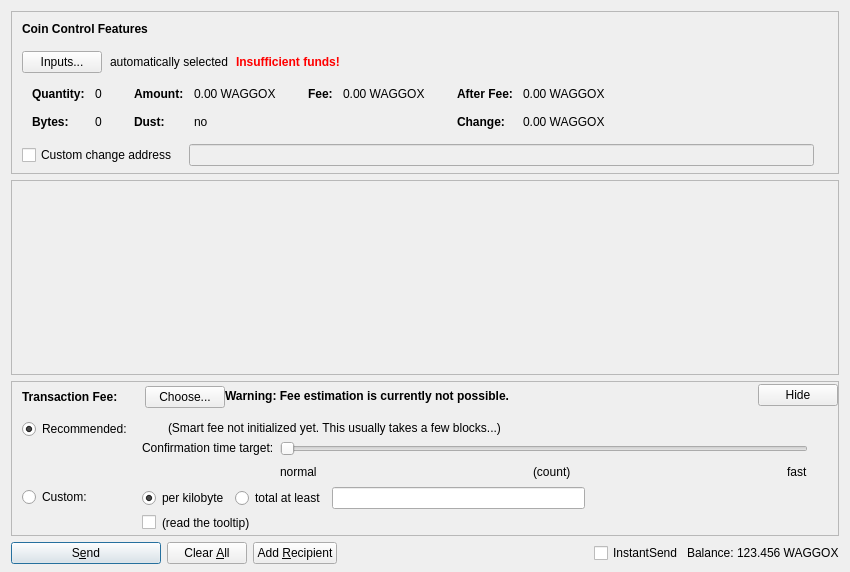
<?xml version="1.0" encoding="UTF-8"?>
<ui version="4.0">
 <class>SendCoinsDialog</class>
 <widget class="QDialog" name="SendCoinsDialog">
  <property name="geometry">
   <rect>
    <x>0</x>
    <y>0</y>
    <width>850</width>
    <height>572</height>
   </rect>
  </property>
  <property name="windowTitle">
   <string>Send Coins</string>
  </property>
  <layout class="QVBoxLayout" name="verticalLayout" stretch="0,1,0,0">
   <property name="bottomMargin">
    <number>8</number>
   </property>
   <item>
    <widget class="QFrame" name="frameCoinControl">
     <property name="sizePolicy">
      <sizepolicy hsizetype="Expanding" vsizetype="Expanding">
       <horstretch>0</horstretch>
       <verstretch>0</verstretch>
      </sizepolicy>
     </property>
     <property name="maximumSize">
      <size>
       <width>16777215</width>
       <height>16777215</height>
      </size>
     </property>
     <property name="frameShape">
      <enum>QFrame::StyledPanel</enum>
     </property>
     <property name="frameShadow">
      <enum>QFrame::Sunken</enum>
     </property>
     <layout class="QVBoxLayout" name="verticalLayoutCoinControl2">
      <property name="spacing">
       <number>0</number>
      </property>
      <property name="leftMargin">
       <number>0</number>
      </property>
      <property name="topMargin">
       <number>0</number>
      </property>
      <property name="rightMargin">
       <number>0</number>
      </property>
      <property name="bottomMargin">
       <number>6</number>
      </property>
      <item>
       <layout class="QVBoxLayout" name="verticalLayoutCoinControl" stretch="0,0,0,0,1">
        <property name="spacing">
         <number>0</number>
        </property>
        <property name="leftMargin">
         <number>10</number>
        </property>
        <property name="topMargin">
         <number>10</number>
        </property>
        <item>
         <layout class="QHBoxLayout" name="horizontalLayoutCoinControl1">
          <property name="bottomMargin">
           <number>15</number>
          </property>
          <item>
           <widget class="QLabel" name="labelCoinControlFeatures">
            <property name="sizePolicy">
             <sizepolicy hsizetype="Preferred" vsizetype="Maximum">
              <horstretch>0</horstretch>
              <verstretch>0</verstretch>
             </sizepolicy>
            </property>
            <property name="font">
             <font>
              <weight>75</weight>
              <bold>true</bold>
             </font>
            </property>
            <property name="styleSheet">
             <string notr="true">font-weight:bold;</string>
            </property>
            <property name="text">
             <string>Coin Control Features</string>
            </property>
           </widget>
          </item>
         </layout>
        </item>
        <item>
         <layout class="QHBoxLayout" name="horizontalLayoutCoinControl2" stretch="0,0,0,0">
          <property name="spacing">
           <number>8</number>
          </property>
          <property name="bottomMargin">
           <number>10</number>
          </property>
          <item>
           <widget class="QPushButton" name="pushButtonCoinControl">
            <property name="styleSheet">
             <string notr="true"/>
            </property>
            <property name="text">
             <string>Inputs...</string>
            </property>
            <property name="autoDefault">
             <bool>false</bool>
            </property>
           </widget>
          </item>
          <item>
           <widget class="QLabel" name="labelCoinControlAutomaticallySelected">
            <property name="text">
             <string>automatically selected</string>
            </property>
            <property name="margin">
             <number>5</number>
            </property>
           </widget>
          </item>
          <item>
           <widget class="QLabel" name="labelCoinControlInsuffFunds">
            <property name="font">
             <font>
              <weight>75</weight>
              <bold>true</bold>
             </font>
            </property>
            <property name="styleSheet">
             <string notr="true">color:red;font-weight:bold;</string>
            </property>
            <property name="text">
             <string>Insufficient funds!</string>
            </property>
            <property name="margin">
             <number>5</number>
            </property>
           </widget>
          </item>
          <item>
           <spacer name="horizontalSpacerCoinControl">
            <property name="orientation">
             <enum>Qt::Horizontal</enum>
            </property>
            <property name="sizeHint" stdset="0">
             <size>
              <width>40</width>
              <height>1</height>
             </size>
            </property>
           </spacer>
          </item>
         </layout>
        </item>
        <item>
         <widget class="QWidget" name="widgetCoinControl" native="true">
          <property name="sizePolicy">
           <sizepolicy hsizetype="Preferred" vsizetype="Preferred">
            <horstretch>0</horstretch>
            <verstretch>0</verstretch>
           </sizepolicy>
          </property>
          <property name="minimumSize">
           <size>
            <width>0</width>
            <height>0</height>
           </size>
          </property>
          <property name="styleSheet">
           <string notr="true"/>
          </property>
          <layout class="QHBoxLayout" name="horizontalLayoutCoinControl5">
           <property name="leftMargin">
            <number>0</number>
           </property>
           <property name="topMargin">
            <number>0</number>
           </property>
           <property name="rightMargin">
            <number>0</number>
           </property>
           <property name="bottomMargin">
            <number>0</number>
           </property>
           <item>
            <layout class="QHBoxLayout" name="horizontalLayoutCoinControl3" stretch="0,0,0,1">
             <property name="spacing">
              <number>20</number>
             </property>
             <property name="topMargin">
              <number>0</number>
             </property>
             <property name="bottomMargin">
              <number>10</number>
             </property>
             <item>
              <layout class="QFormLayout" name="formLayoutCoinControl1">
               <property name="horizontalSpacing">
                <number>10</number>
               </property>
               <property name="verticalSpacing">
                <number>14</number>
               </property>
               <property name="leftMargin">
                <number>10</number>
               </property>
               <property name="topMargin">
                <number>4</number>
               </property>
               <property name="rightMargin">
                <number>6</number>
               </property>
               <item row="0" column="0">
                <widget class="QLabel" name="labelCoinControlQuantityText">
                 <property name="font">
                  <font>
                   <weight>75</weight>
                   <bold>true</bold>
                  </font>
                 </property>
                 <property name="text">
                  <string>Quantity:</string>
                 </property>
                 <property name="margin">
                  <number>0</number>
                 </property>
                </widget>
               </item>
               <item row="0" column="1">
                <widget class="QLabel" name="labelCoinControlQuantity">
                 <property name="cursor">
                  <cursorShape>IBeamCursor</cursorShape>
                 </property>
                 <property name="contextMenuPolicy">
                  <enum>Qt::ActionsContextMenu</enum>
                 </property>
                 <property name="text">
                  <string notr="true">0</string>
                 </property>
                 <property name="margin">
                  <number>0</number>
                 </property>
                 <property name="textInteractionFlags">
                  <set>Qt::LinksAccessibleByMouse|Qt::TextSelectableByKeyboard|Qt::TextSelectableByMouse</set>
                 </property>
                </widget>
               </item>
               <item row="1" column="0">
                <widget class="QLabel" name="labelCoinControlBytesText">
                 <property name="font">
                  <font>
                   <weight>75</weight>
                   <bold>true</bold>
                  </font>
                 </property>
                 <property name="text">
                  <string>Bytes:</string>
                 </property>
                </widget>
               </item>
               <item row="1" column="1">
                <widget class="QLabel" name="labelCoinControlBytes">
                 <property name="cursor">
                  <cursorShape>IBeamCursor</cursorShape>
                 </property>
                 <property name="contextMenuPolicy">
                  <enum>Qt::ActionsContextMenu</enum>
                 </property>
                 <property name="text">
                  <string notr="true">0</string>
                 </property>
                 <property name="textInteractionFlags">
                  <set>Qt::LinksAccessibleByMouse|Qt::TextSelectableByKeyboard|Qt::TextSelectableByMouse</set>
                 </property>
                </widget>
               </item>
              </layout>
             </item>
             <item>
              <layout class="QFormLayout" name="formLayoutCoinControl2">
               <property name="horizontalSpacing">
                <number>10</number>
               </property>
               <property name="verticalSpacing">
                <number>14</number>
               </property>
               <property name="leftMargin">
                <number>6</number>
               </property>
               <property name="topMargin">
                <number>4</number>
               </property>
               <property name="rightMargin">
                <number>6</number>
               </property>
               <item row="0" column="0">
                <widget class="QLabel" name="labelCoinControlAmountText">
                 <property name="font">
                  <font>
                   <weight>75</weight>
                   <bold>true</bold>
                  </font>
                 </property>
                 <property name="text">
                  <string>Amount:</string>
                 </property>
                 <property name="margin">
                  <number>0</number>
                 </property>
                </widget>
               </item>
               <item row="0" column="1">
                <widget class="QLabel" name="labelCoinControlAmount">
                 <property name="cursor">
                  <cursorShape>IBeamCursor</cursorShape>
                 </property>
                 <property name="contextMenuPolicy">
                  <enum>Qt::ActionsContextMenu</enum>
                 </property>
                 <property name="text">
                  <string notr="true">0.00 WAGGOX</string>
                 </property>
                 <property name="textInteractionFlags">
                  <set>Qt::LinksAccessibleByMouse|Qt::TextSelectableByKeyboard|Qt::TextSelectableByMouse</set>
                 </property>
                </widget>
               </item>
               <item row="1" column="0">
                <widget class="QLabel" name="labelCoinControlLowOutputText">
                 <property name="font">
                  <font>
                   <weight>75</weight>
                   <bold>true</bold>
                  </font>
                 </property>
                 <property name="text">
                  <string>Dust:</string>
                 </property>
                </widget>
               </item>
               <item row="1" column="1">
                <widget class="QLabel" name="labelCoinControlLowOutput">
                 <property name="cursor">
                  <cursorShape>IBeamCursor</cursorShape>
                 </property>
                 <property name="contextMenuPolicy">
                  <enum>Qt::ActionsContextMenu</enum>
                 </property>
                 <property name="text">
                  <string notr="true">no</string>
                 </property>
                 <property name="textInteractionFlags">
                  <set>Qt::LinksAccessibleByMouse|Qt::TextSelectableByKeyboard|Qt::TextSelectableByMouse</set>
                 </property>
                </widget>
               </item>
              </layout>
             </item>
             <item>
              <layout class="QFormLayout" name="formLayoutCoinControl3">
               <property name="horizontalSpacing">
                <number>10</number>
               </property>
               <property name="verticalSpacing">
                <number>14</number>
               </property>
               <property name="leftMargin">
                <number>6</number>
               </property>
               <property name="topMargin">
                <number>4</number>
               </property>
               <property name="rightMargin">
                <number>6</number>
               </property>
               <item row="0" column="0">
                <widget class="QLabel" name="labelCoinControlFeeText">
                 <property name="font">
                  <font>
                   <weight>75</weight>
                   <bold>true</bold>
                  </font>
                 </property>
                 <property name="text">
                  <string>Fee:</string>
                 </property>
                 <property name="margin">
                  <number>0</number>
                 </property>
                </widget>
               </item>
               <item row="0" column="1">
                <widget class="QLabel" name="labelCoinControlFee">
                 <property name="cursor">
                  <cursorShape>IBeamCursor</cursorShape>
                 </property>
                 <property name="contextMenuPolicy">
                  <enum>Qt::ActionsContextMenu</enum>
                 </property>
                 <property name="text">
                  <string notr="true">0.00 WAGGOX</string>
                 </property>
                 <property name="textInteractionFlags">
                  <set>Qt::LinksAccessibleByMouse|Qt::TextSelectableByKeyboard|Qt::TextSelectableByMouse</set>
                 </property>
                </widget>
               </item>
              </layout>
             </item>
             <item>
              <layout class="QFormLayout" name="formLayoutCoinControl4">
               <property name="horizontalSpacing">
                <number>10</number>
               </property>
               <property name="verticalSpacing">
                <number>14</number>
               </property>
               <property name="leftMargin">
                <number>6</number>
               </property>
               <property name="topMargin">
                <number>4</number>
               </property>
               <property name="rightMargin">
                <number>6</number>
               </property>
               <item row="0" column="0">
                <widget class="QLabel" name="labelCoinControlAfterFeeText">
                 <property name="font">
                  <font>
                   <weight>75</weight>
                   <bold>true</bold>
                  </font>
                 </property>
                 <property name="text">
                  <string>After Fee:</string>
                 </property>
                 <property name="margin">
                  <number>0</number>
                 </property>
                </widget>
               </item>
               <item row="0" column="1">
                <widget class="QLabel" name="labelCoinControlAfterFee">
                 <property name="cursor">
                  <cursorShape>IBeamCursor</cursorShape>
                 </property>
                 <property name="contextMenuPolicy">
                  <enum>Qt::ActionsContextMenu</enum>
                 </property>
                 <property name="text">
                  <string notr="true">0.00 WAGGOX</string>
                 </property>
                 <property name="textInteractionFlags">
                  <set>Qt::LinksAccessibleByMouse|Qt::TextSelectableByKeyboard|Qt::TextSelectableByMouse</set>
                 </property>
                </widget>
               </item>
               <item row="1" column="0">
                <widget class="QLabel" name="labelCoinControlChangeText">
                 <property name="font">
                  <font>
                   <weight>75</weight>
                   <bold>true</bold>
                  </font>
                 </property>
                 <property name="text">
                  <string>Change:</string>
                 </property>
                </widget>
               </item>
               <item row="1" column="1">
                <widget class="QLabel" name="labelCoinControlChange">
                 <property name="cursor">
                  <cursorShape>IBeamCursor</cursorShape>
                 </property>
                 <property name="contextMenuPolicy">
                  <enum>Qt::ActionsContextMenu</enum>
                 </property>
                 <property name="text">
                  <string notr="true">0.00 WAGGOX</string>
                 </property>
                 <property name="textInteractionFlags">
                  <set>Qt::LinksAccessibleByMouse|Qt::TextSelectableByKeyboard|Qt::TextSelectableByMouse</set>
                 </property>
                </widget>
               </item>
              </layout>
             </item>
            </layout>
           </item>
          </layout>
         </widget>
        </item>
        <item>
         <layout class="QHBoxLayout" name="horizontalLayoutCoinControl4" stretch="0,0,0">
          <property name="spacing">
           <number>12</number>
          </property>
          <property name="sizeConstraint">
           <enum>QLayout::SetDefaultConstraint</enum>
          </property>
          <property name="topMargin">
           <number>5</number>
          </property>
          <property name="rightMargin">
           <number>5</number>
          </property>
          <item>
           <widget class="QCheckBox" name="checkBoxCoinControlChange">
            <property name="toolTip">
             <string>If this is activated, but the change address is empty or invalid, change will be sent to a newly generated address.</string>
            </property>
            <property name="text">
             <string>Custom change address</string>
            </property>
           </widget>
          </item>
          <item>
           <widget class="QValidatedLineEdit" name="lineEditCoinControlChange">
            <property name="enabled">
             <bool>false</bool>
            </property>
            <property name="sizePolicy">
             <sizepolicy hsizetype="Expanding" vsizetype="Fixed">
              <horstretch>0</horstretch>
              <verstretch>0</verstretch>
             </sizepolicy>
            </property>
           </widget>
          </item>
          <item>
           <widget class="QLabel" name="labelCoinControlChangeLabel">
            <property name="sizePolicy">
             <sizepolicy hsizetype="Preferred" vsizetype="Expanding">
              <horstretch>0</horstretch>
              <verstretch>0</verstretch>
             </sizepolicy>
            </property>
            <property name="minimumSize">
             <size>
              <width>0</width>
              <height>0</height>
             </size>
            </property>
            <property name="text">
             <string/>
            </property>
            <property name="margin">
             <number>3</number>
            </property>
           </widget>
          </item>
         </layout>
        </item>
        <item>
         <spacer name="verticalSpacerCoinControl">
          <property name="orientation">
           <enum>Qt::Vertical</enum>
          </property>
          <property name="sizeHint" stdset="0">
           <size>
            <width>800</width>
            <height>1</height>
           </size>
          </property>
         </spacer>
        </item>
       </layout>
      </item>
     </layout>
    </widget>
   </item>
   <item>
    <widget class="QScrollArea" name="scrollArea">
     <property name="widgetResizable">
      <bool>true</bool>
     </property>
     <widget class="QWidget" name="scrollAreaWidgetContents">
      <property name="geometry">
       <rect>
        <x>0</x>
        <y>0</y>
        <width>824</width>
        <height>69</height>
       </rect>
      </property>
      <layout class="QVBoxLayout" name="verticalLayout_2" stretch="0,1">
       <property name="leftMargin">
        <number>0</number>
       </property>
       <property name="topMargin">
        <number>0</number>
       </property>
       <property name="rightMargin">
        <number>0</number>
       </property>
       <property name="bottomMargin">
        <number>0</number>
       </property>
       <item>
        <layout class="QVBoxLayout" name="entries">
         <property name="spacing">
          <number>6</number>
         </property>
        </layout>
       </item>
       <item>
        <spacer name="verticalSpacer">
         <property name="orientation">
          <enum>Qt::Vertical</enum>
         </property>
         <property name="sizeHint" stdset="0">
          <size>
           <width>20</width>
           <height>40</height>
          </size>
         </property>
        </spacer>
       </item>
      </layout>
     </widget>
    </widget>
   </item>
   <item>
    <widget class="QFrame" name="frameFee">
     <property name="sizePolicy">
      <sizepolicy hsizetype="Expanding" vsizetype="Expanding">
       <horstretch>0</horstretch>
       <verstretch>0</verstretch>
      </sizepolicy>
     </property>
     <property name="maximumSize">
      <size>
       <width>16777215</width>
       <height>16777215</height>
      </size>
     </property>
     <property name="frameShape">
      <enum>QFrame::StyledPanel</enum>
     </property>
     <property name="frameShadow">
      <enum>QFrame::Sunken</enum>
     </property>
     <layout class="QVBoxLayout" name="verticalLayoutFee1">
      <property name="spacing">
       <number>0</number>
      </property>
      <property name="leftMargin">
       <number>0</number>
      </property>
      <property name="topMargin">
       <number>0</number>
      </property>
      <property name="rightMargin">
       <number>0</number>
      </property>
      <property name="bottomMargin">
       <number>0</number>
      </property>
      <item>
       <layout class="QVBoxLayout" name="verticalLayoutFee2" stretch="0,0,0">
        <property name="spacing">
         <number>0</number>
        </property>
        <property name="leftMargin">
         <number>10</number>
        </property>
        <property name="topMargin">
         <number>0</number>
        </property>
        <item>
         <layout class="QHBoxLayout" name="horizontalLayoutFee1">
          <property name="bottomMargin">
           <number>0</number>
          </property>
          <item>
           <layout class="QVBoxLayout" name="verticalLayoutFee7">
            <property name="spacing">
             <number>0</number>
            </property>
            <item>
             <spacer name="verticalSpacerSmartFee">
              <property name="orientation">
               <enum>Qt::Vertical</enum>
              </property>
              <property name="sizeType">
               <enum>QSizePolicy::Fixed</enum>
              </property>
              <property name="sizeHint" stdset="0">
               <size>
                <width>1</width>
                <height>4</height>
               </size>
              </property>
             </spacer>
            </item>
            <item>
             <layout class="QHBoxLayout" name="horizontalLayoutSmartFee">
              <property name="spacing">
               <number>10</number>
              </property>
              <item>
               <widget class="QLabel" name="labelFeeHeadline">
                <property name="sizePolicy">
                 <sizepolicy hsizetype="Preferred" vsizetype="Maximum">
                  <horstretch>0</horstretch>
                  <verstretch>0</verstretch>
                 </sizepolicy>
                </property>
                <property name="font">
                 <font>
                  <weight>75</weight>
                  <bold>true</bold>
                 </font>
                </property>
                <property name="styleSheet">
                 <string notr="true">font-weight:bold;</string>
                </property>
                <property name="text">
                 <string>Transaction Fee:</string>
                </property>
               </widget>
              </item>
              <item>
               <widget class="QLabel" name="labelFeeMinimized">
                <property name="text">
                 <string/>
                </property>
               </widget>
              </item>
              <item>
               <widget class="QPushButton" name="buttonChooseFee">
                <property name="text">
                 <string>Choose...</string>
                </property>
               </widget>
              </item>
             </layout>
            </item>
            <item>
             <spacer name="verticalSpacer_5">
              <property name="orientation">
               <enum>Qt::Vertical</enum>
              </property>
              <property name="sizeHint" stdset="0">
               <size>
                <width>1</width>
                <height>1</height>
               </size>
              </property>
             </spacer>
            </item>
           </layout>
          </item>
          <item>
           <widget class="QLabel" name="fallbackFeeWarningLabel">
            <property name="font">
             <font>
              <weight>75</weight>
              <bold>true</bold>
             </font>
            </property>
            <property name="toolTip">
             <string>Using the fallbackfee can result in sending a transaction that will take several hours or days (or never) to confirm. Consider choosing your fee manually or wait until your have validated the complete chain.</string>
            </property>
            <property name="text">
             <string>Warning: Fee estimation is currently not possible.</string>
            </property>
            <property name="wordWrap">
             <bool>false</bool>
            </property>
           </widget>
          </item>
          <item>
           <spacer name="horizontalSpacer_4">
            <property name="orientation">
             <enum>Qt::Horizontal</enum>
            </property>
            <property name="sizeType">
             <enum>QSizePolicy::MinimumExpanding</enum>
            </property>
            <property name="sizeHint" stdset="0">
             <size>
              <width>40</width>
              <height>20</height>
             </size>
            </property>
           </spacer>
          </item>
          <item>
           <widget class="QPushButton" name="buttonMinimizeFee">
            <property name="toolTip">
             <string>collapse fee-settings</string>
            </property>
            <property name="text">
             <string>Hide</string>
            </property>
           </widget>
          </item>
         </layout>
        </item>
        <item>
         <widget class="QFrame" name="frameFeeSelection">
          <layout class="QVBoxLayout" name="verticalLayoutFee12">
           <property name="spacing">
            <number>0</number>
           </property>
           <property name="leftMargin">
            <number>0</number>
           </property>
           <property name="topMargin">
            <number>0</number>
           </property>
           <property name="rightMargin">
            <number>0</number>
           </property>
           <property name="bottomMargin">
            <number>0</number>
           </property>
           <item>
            <layout class="QGridLayout" name="gridLayoutFee">
             <property name="topMargin">
              <number>10</number>
             </property>
             <property name="bottomMargin">
              <number>4</number>
             </property>
             <property name="horizontalSpacing">
              <number>10</number>
             </property>
             <property name="verticalSpacing">
              <number>4</number>
             </property>
             <item row="1" column="1">
              <layout class="QVBoxLayout" name="verticalLayoutFee8">
               <property name="spacing">
                <number>6</number>
               </property>
               <item>
                <layout class="QHBoxLayout" name="horizontalLayoutFee13">
                 <item>
                  <widget class="QRadioButton" name="radioCustomPerKilobyte">
                   <property name="toolTip">
                    <string>If the custom fee is set to 1000 politoshis and the transaction is only 250 bytes, then &quot;per kilobyte&quot; only pays 250 politoshis in fee,&lt;br /&gt;while &quot;at least&quot; pays 1000 politoshis. For transactions bigger than a kilobyte both pay by kilobyte.</string>
                   </property>
                   <property name="text">
                    <string>per kilobyte</string>
                   </property>
                   <property name="checked">
                    <bool>true</bool>
                   </property>
                   <attribute name="buttonGroup">
                    <string notr="true">groupCustomFee</string>
                   </attribute>
                  </widget>
                 </item>
                 <item>
                  <widget class="QRadioButton" name="radioCustomAtLeast">
                   <property name="toolTip">
                    <string>If the custom fee is set to 1000 politoshis and the transaction is only 250 bytes, then &quot;per kilobyte&quot; only pays 250 politoshis in fee,&lt;br /&gt;while &quot;total at least&quot; pays 1000 politoshis. For transactions bigger than a kilobyte both pay by kilobyte.</string>
                   </property>
                   <property name="text">
                    <string>total at least</string>
                   </property>
                   <attribute name="buttonGroup">
                    <string notr="true">groupCustomFee</string>
                   </attribute>
                  </widget>
                 </item>
                 <item>
                  <widget class="BitcoinAmountField" name="customFee"/>
                 </item>
                 <item>
                  <spacer name="horizontalSpacer_6">
                   <property name="orientation">
                    <enum>Qt::Horizontal</enum>
                   </property>
                   <property name="sizeHint" stdset="0">
                    <size>
                     <width>1</width>
                     <height>1</height>
                    </size>
                   </property>
                  </spacer>
                 </item>
                </layout>
               </item>
               <item>
                <layout class="QHBoxLayout" name="horizontalLayoutFee8">
                 <item>
                  <widget class="QCheckBox" name="checkBoxMinimumFee">
                   <property name="toolTip">
                    <string>Paying only the minimum fee is just fine as long as there is less transaction volume than space in the blocks.&lt;br /&gt;But be aware that this can end up in a never confirming transaction once there is more demand for waggox transactions than the network can process.</string>
                   </property>
                   <property name="text">
                    <string/>
                   </property>
                  </widget>
                 </item>
                 <item>
                  <widget class="QLabel" name="labelMinFeeWarning">
                   <property name="enabled">
                    <bool>true</bool>
                   </property>
                   <property name="toolTip">
                    <string>Paying only the minimum fee is just fine as long as there is less transaction volume than space in the blocks.&lt;br /&gt;But be aware that this can end up in a never confirming transaction once there is more demand for waggox transactions than the network can process.</string>
                   </property>
                   <property name="text">
                    <string>(read the tooltip)</string>
                   </property>
                   <property name="margin">
                    <number>5</number>
                   </property>
                  </widget>
                 </item>
                 <item>
                  <spacer name="horizontalSpacer_2">
                   <property name="orientation">
                    <enum>Qt::Horizontal</enum>
                   </property>
                   <property name="sizeHint" stdset="0">
                    <size>
                     <width>1</width>
                     <height>1</height>
                    </size>
                   </property>
                  </spacer>
                 </item>
                </layout>
               </item>
              </layout>
             </item>
             <item row="0" column="0">
              <layout class="QVBoxLayout" name="verticalLayoutFee4" stretch="0,1">
               <item>
                <widget class="QRadioButton" name="radioSmartFee">
                 <property name="text">
                  <string>Recommended:</string>
                 </property>
                 <property name="checked">
                  <bool>true</bool>
                 </property>
                 <attribute name="buttonGroup">
                  <string notr="true">groupFee</string>
                 </attribute>
                </widget>
               </item>
               <item>
                <spacer name="verticalSpacer_2">
                 <property name="orientation">
                  <enum>Qt::Vertical</enum>
                 </property>
                 <property name="sizeHint" stdset="0">
                  <size>
                   <width>1</width>
                   <height>1</height>
                  </size>
                 </property>
                </spacer>
               </item>
              </layout>
             </item>
             <item row="1" column="0">
              <layout class="QVBoxLayout" name="verticalLayoutFee9" stretch="0,1">
               <item>
                <widget class="QRadioButton" name="radioCustomFee">
                 <property name="text">
                  <string>Custom:</string>
                 </property>
                 <attribute name="buttonGroup">
                  <string notr="true">groupFee</string>
                 </attribute>
                </widget>
               </item>
               <item>
                <spacer name="verticalSpacer_6">
                 <property name="orientation">
                  <enum>Qt::Vertical</enum>
                 </property>
                 <property name="sizeHint" stdset="0">
                  <size>
                   <width>1</width>
                   <height>1</height>
                  </size>
                 </property>
                </spacer>
               </item>
              </layout>
             </item>
             <item row="0" column="1">
              <layout class="QVBoxLayout" name="verticalLayoutFee3" stretch="0,0,1">
               <property name="spacing">
                <number>6</number>
               </property>
               <property name="topMargin">
                <number>2</number>
               </property>
               <item>
                <layout class="QHBoxLayout" name="horizontalLayoutFee12">
                 <item>
                  <widget class="QLabel" name="labelSmartFee">
                   <property name="text">
                    <string/>
                   </property>
                   <property name="margin">
                    <number>2</number>
                   </property>
                  </widget>
                 </item>
                 <item>
                  <widget class="QLabel" name="labelFeeEstimation">
                   <property name="text">
                    <string/>
                   </property>
                  </widget>
                 </item>
                 <item>
                  <widget class="QLabel" name="labelSmartFee2">
                   <property name="text">
                    <string>(Smart fee not initialized yet. This usually takes a few blocks...)</string>
                   </property>
                   <property name="margin">
                    <number>2</number>
                   </property>
                  </widget>
                 </item>
                 <item>
                  <spacer name="horizontalSpacer_5">
                   <property name="orientation">
                    <enum>Qt::Horizontal</enum>
                   </property>
                   <property name="sizeHint" stdset="0">
                    <size>
                     <width>1</width>
                     <height>1</height>
                    </size>
                   </property>
                  </spacer>
                 </item>
                </layout>
               </item>
               <item>
                <layout class="QHBoxLayout" name="horizontalLayoutFee9">
                 <item>
                  <layout class="QVBoxLayout" name="verticalLayoutFee6">
                   <item>
                    <widget class="QLabel" name="labelSmartFee3">
                     <property name="text">
                      <string>Confirmation time target:</string>
                     </property>
                     <property name="margin">
                      <number>2</number>
                     </property>
                    </widget>
                   </item>
                   <item>
                    <spacer name="verticalSpacer_3">
                     <property name="orientation">
                      <enum>Qt::Vertical</enum>
                     </property>
                     <property name="sizeHint" stdset="0">
                      <size>
                       <width>1</width>
                       <height>1</height>
                      </size>
                     </property>
                    </spacer>
                   </item>
                  </layout>
                 </item>
                 <item>
                  <layout class="QVBoxLayout" name="verticalLayoutFee5">
                   <property name="rightMargin">
                    <number>30</number>
                   </property>
                   <item>
                    <widget class="QSlider" name="sliderSmartFee">
                     <property name="minimum">
                      <number>0</number>
                     </property>
                     <property name="maximum">
                      <number>23</number>
                     </property>
                     <property name="pageStep">
                      <number>1</number>
                     </property>
                     <property name="value">
                      <number>0</number>
                     </property>
                     <property name="orientation">
                      <enum>Qt::Horizontal</enum>
                     </property>
                     <property name="invertedAppearance">
                      <bool>false</bool>
                     </property>
                     <property name="invertedControls">
                      <bool>false</bool>
                     </property>
                     <property name="tickPosition">
                      <enum>QSlider::NoTicks</enum>
                     </property>
                    </widget>
                   </item>
                   <item>
                    <layout class="QHBoxLayout" name="horizontalLayoutFee10">
                     <item>
                      <widget class="QLabel" name="labelSmartFeeNormal">
                       <property name="text">
                        <string>normal</string>
                       </property>
                      </widget>
                     </item>
                     <item>
                      <spacer name="horizontalSpacer_7">
                       <property name="orientation">
                        <enum>Qt::Horizontal</enum>
                       </property>
                       <property name="sizeHint" stdset="0">
                        <size>
                         <width>40</width>
                         <height>20</height>
                        </size>
                       </property>
                      </spacer>
                     </item>
                     <item>
                      <widget class="QLabel" name="confirmationTargetLabel">
                       <property name="text">
                        <string notr="true">(count)</string>
                       </property>
                      </widget>
                     </item>
                     <item>
                      <spacer name="horizontalSpacer_3">
                       <property name="orientation">
                        <enum>Qt::Horizontal</enum>
                       </property>
                       <property name="sizeHint" stdset="0">
                        <size>
                         <width>40</width>
                         <height>20</height>
                        </size>
                       </property>
                      </spacer>
                     </item>
                     <item>
                      <widget class="QLabel" name="labelSmartFeeFast">
                       <property name="text">
                        <string>fast</string>
                       </property>
                      </widget>
                     </item>
                    </layout>
                   </item>
                  </layout>
                 </item>
                </layout>
               </item>
               <item>
                <spacer name="verticalSpacer_4">
                 <property name="orientation">
                  <enum>Qt::Vertical</enum>
                 </property>
                 <property name="sizeHint" stdset="0">
                  <size>
                   <width>1</width>
                   <height>1</height>
                  </size>
                 </property>
                </spacer>
               </item>
              </layout>
             </item>
            </layout>
           </item>
          </layout>
         </widget>
        </item>
        <item>
         <spacer name="verticalSpacerFee">
          <property name="orientation">
           <enum>Qt::Vertical</enum>
          </property>
          <property name="sizeHint" stdset="0">
           <size>
            <width>800</width>
            <height>1</height>
           </size>
          </property>
         </spacer>
        </item>
       </layout>
      </item>
     </layout>
    </widget>
   </item>
   <item>
    <layout class="QHBoxLayout" name="horizontalLayout">
     <item>
      <widget class="QPushButton" name="sendButton">
       <property name="minimumSize">
        <size>
         <width>150</width>
         <height>0</height>
        </size>
       </property>
       <property name="toolTip">
        <string>Confirm the send action</string>
       </property>
       <property name="text">
        <string>S&amp;end</string>
       </property>
       <property name="autoDefault">
        <bool>false</bool>
       </property>
       <property name="default">
        <bool>true</bool>
       </property>
      </widget>
     </item>
     <item>
      <widget class="QPushButton" name="clearButton">
       <property name="sizePolicy">
        <sizepolicy hsizetype="Minimum" vsizetype="Fixed">
         <horstretch>0</horstretch>
         <verstretch>0</verstretch>
        </sizepolicy>
       </property>
       <property name="toolTip">
        <string>Clear all fields of the form.</string>
       </property>
       <property name="text">
        <string>Clear &amp;All</string>
       </property>
       <property name="autoDefault">
        <bool>false</bool>
       </property>
      </widget>
     </item>
     <item>
      <widget class="QPushButton" name="addButton">
       <property name="toolTip">
        <string>Send to multiple recipients at once</string>
       </property>
       <property name="text">
        <string>Add &amp;Recipient</string>
       </property>
       <property name="autoDefault">
        <bool>false</bool>
       </property>
      </widget>
     </item>
     <item>
      <spacer name="horizontalSpacer">
       <property name="orientation">
        <enum>Qt::Horizontal</enum>
       </property>
       <property name="sizeHint" stdset="0">
        <size>
         <width>40</width>
         <height>20</height>
        </size>
       </property>
      </spacer>
     </item>
     <item>
      <layout class="QHBoxLayout" name="horizontalLayout_2">
       <property name="spacing">
        <number>3</number>
       </property>
       <item>
        <widget class="QCheckBox" name="checkUseInstantSend">
         <property name="enabled">
          <bool>true</bool>
         </property>
         <property name="minimumSize">
          <size>
           <width>85</width>
           <height>0</height>
          </size>
         </property>
         <property name="text">
          <string>InstantSend</string>
         </property>
        </widget>
       </item>
       <item>
        <widget class="QLabel" name="label">
         <property name="text">
          <string>Balance:</string>
         </property>
        </widget>
       </item>
       <item>
        <widget class="QLabel" name="labelBalance">
         <property name="sizePolicy">
          <sizepolicy hsizetype="Preferred" vsizetype="Fixed">
           <horstretch>0</horstretch>
           <verstretch>0</verstretch>
          </sizepolicy>
         </property>
         <property name="cursor">
          <cursorShape>IBeamCursor</cursorShape>
         </property>
         <property name="text">
          <string notr="true">123.456 WAGGOX</string>
         </property>
         <property name="textInteractionFlags">
          <set>Qt::LinksAccessibleByMouse|Qt::TextSelectableByKeyboard|Qt::TextSelectableByMouse</set>
         </property>
        </widget>
       </item>
      </layout>
     </item>
    </layout>
   </item>
  </layout>
 </widget>
 <customwidgets>
  <customwidget>
   <class>QValidatedLineEdit</class>
   <extends>QLineEdit</extends>
   <header>qvalidatedlineedit.h</header>
  </customwidget>
  <customwidget>
   <class>BitcoinAmountField</class>
   <extends>QLineEdit</extends>
   <header>bitcoinamountfield.h</header>
   <container>1</container>
  </customwidget>
 </customwidgets>
 <resources>
  <include location="../waggox.qrc"/>
 </resources>
 <connections/>
 <buttongroups>
  <buttongroup name="groupFee"/>
  <buttongroup name="groupCustomFee"/>
 </buttongroups>
</ui>
